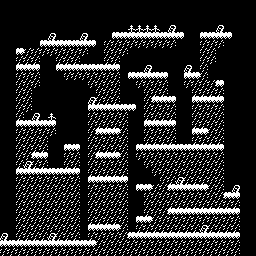

Rendered tile map (Tiled .tmx) drawn with the repository's tilesets; below, a short description and the full map source, tile grids included:
An orthogonal 32x32 tile map with 8x8 px tiles, 1 tile layer (Tile Layer 1).

<map version="1.5" tiledversion="1.7.0" orientation="orthogonal" renderorder="right-down" width="32" height="32" tilewidth="8" tileheight="8" infinite="0" nextlayerid="2" nextobjectid="1">
 <tileset firstgid="1" source="level.tsx" />
 <layer id="1" name="Tile Layer 1" width="32" height="32">
  <data encoding="csv">
1,1,1,1,1,1,1,1,1,1,1,1,1,1,1,1,1,1,1,1,1,1,1,1,1,1,1,1,1,1,1,1,
1,1,1,1,1,1,1,1,1,1,1,1,1,1,1,1,1,1,1,1,1,1,1,1,1,1,1,1,1,1,1,1,
1,1,1,1,1,1,1,1,1,1,1,1,1,1,1,1,1,1,1,1,1,1,1,1,1,1,1,1,1,1,1,1,
1,1,1,1,1,1,1,1,1,1,1,1,1,1,1,1,3,3,3,3,1,2,1,1,1,1,1,2,1,1,1,1,
1,1,1,1,1,1,2,1,1,1,2,1,1,1,5,5,5,5,5,5,5,5,5,1,1,5,5,5,5,1,1,1,
1,1,1,1,1,5,5,5,5,5,5,5,1,4,4,4,4,4,4,4,4,4,1,1,1,4,4,4,1,1,1,1,
1,1,5,4,4,4,4,4,4,4,4,1,1,4,4,4,1,1,1,1,1,1,1,1,1,4,4,1,1,1,1,1,
1,1,4,4,4,1,1,4,4,4,1,1,1,4,4,1,1,1,1,1,1,1,1,1,1,4,4,1,1,1,1,1,
1,1,5,5,5,1,1,5,5,5,5,5,5,5,5,1,1,1,2,1,1,1,1,2,1,4,1,1,1,1,1,1,
1,1,4,4,4,1,1,1,4,4,4,4,4,4,4,1,5,5,5,5,5,1,1,5,5,4,1,1,1,1,1,1,
1,1,4,4,4,1,1,1,1,1,1,4,4,4,4,1,1,4,4,4,4,1,1,4,4,4,4,5,1,1,1,1,
1,1,4,4,1,1,1,1,1,1,1,1,4,4,4,1,1,1,4,4,4,1,1,1,4,4,4,4,1,1,1,1,
1,1,4,4,1,1,1,1,1,1,1,2,4,4,4,1,1,1,4,5,5,5,1,1,5,5,5,5,1,1,1,1,
1,1,4,4,1,1,1,1,1,1,1,5,5,5,5,5,5,1,4,4,4,4,1,1,4,4,4,4,1,1,1,1,
1,1,4,1,2,1,3,1,1,1,1,4,4,4,4,4,1,1,4,4,4,4,1,1,4,4,4,4,1,1,1,1,
1,1,5,5,5,5,5,1,1,1,1,4,4,4,4,4,1,1,5,5,5,5,1,1,4,4,4,4,1,1,1,1,
1,1,4,4,4,4,4,1,1,1,1,4,5,5,5,4,1,1,4,4,4,4,1,1,5,5,4,4,1,1,1,1,
1,1,4,4,4,4,1,1,1,1,1,4,4,4,4,4,1,1,4,4,4,4,1,1,4,4,4,4,1,1,1,1,
1,1,4,4,4,4,1,1,5,5,1,4,4,4,4,4,1,5,5,5,5,5,5,5,5,5,5,5,1,1,1,1,
1,1,4,4,5,5,1,1,4,4,1,4,5,5,5,4,1,4,4,4,4,4,4,4,4,4,4,4,1,1,1,1,
1,1,4,2,4,4,1,1,4,4,1,4,4,4,4,4,1,1,4,4,4,4,4,4,4,4,4,4,1,1,1,1,
1,1,5,5,5,5,5,5,5,5,1,4,4,4,4,4,1,1,1,4,4,4,4,4,4,4,4,4,1,1,1,1,
1,1,4,4,4,4,4,4,4,4,1,5,5,5,5,5,1,1,1,1,4,4,2,4,4,4,4,4,1,1,1,1,
1,1,4,4,4,4,4,4,4,4,1,4,4,4,4,4,1,5,5,4,4,5,5,5,5,5,4,4,1,2,1,1,
1,1,4,4,4,4,4,4,4,4,1,4,4,4,4,4,1,1,4,4,4,4,4,4,4,4,4,4,5,5,1,1,
1,1,4,4,4,4,4,4,4,4,1,4,4,4,4,4,1,1,4,4,4,4,4,4,4,4,4,4,4,4,1,1,
1,1,4,4,4,4,4,4,4,4,1,4,4,4,4,4,1,1,4,4,4,5,5,5,5,5,5,5,5,5,1,1,
1,1,4,4,4,4,4,4,4,4,1,4,4,4,4,4,1,5,5,4,4,4,4,4,4,4,4,4,4,4,1,1,
1,1,4,4,4,4,4,4,4,4,1,5,5,5,5,4,1,4,4,4,4,4,4,4,4,2,4,4,4,4,1,1,
2,1,4,4,4,4,2,4,4,4,1,4,4,4,4,4,5,5,5,5,5,5,5,5,5,5,5,5,5,5,1,1,
5,5,5,5,5,5,5,5,5,5,5,5,4,4,4,4,4,4,4,4,4,4,4,4,4,4,4,4,4,4,1,1,
4,4,4,4,4,4,4,4,4,4,4,4,4,4,4,4,4,4,4,4,4,4,4,4,4,4,4,4,4,4,1,1
</data>
 </layer>
</map>